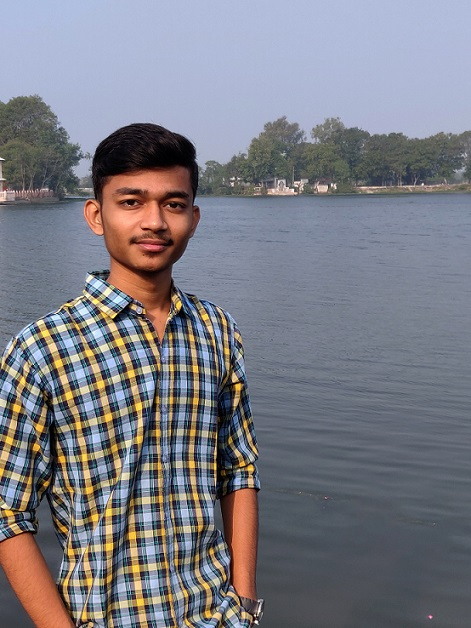
#> input picture Resources/2.jpg, 471 x 628 px, given in place of the camera
$ python virtual_paint_pro1.py
#> lines starting #> are read from the running program, lines starting #| are printed output that depends on the picture; after the words box and inside, x2 and y2 are one past the last pixel; in counts of white or black regions, pixels touching at a corner belong together
import cv2
import numpy as np

frame_w = 640
frame_h = 480
cap = cv2.VideoCapture(0)
cap.set(3, frame_w)
cap.set(4, frame_h)
cap.set(10, 150)

# [48, 114, 129, 116, 255, 208], blue, 12 136 106 21 255 255
myColors = [[12, 136, 106, 21, 255, 255],
            [57, 53, 44, 84, 255, 255], [107, 43, 60, 131, 162, 255]]

# color values in BGR
mycolorvalue = [[3, 190, 252],
                [0, 184, 9],
                [176, 26, 134]]

mypoints = []  # [x, y, colorID]


def findColor(img, myColors, mycolorvalue):
    imgHSV = cv2.cvtColor(img, cv2.COLOR_BGR2HSV)
    count = 0  # it is for diff color for diff markers
    newpoints = []  # to get the points x,y according to contours
    for color in myColors:
        lower = np.array(color[0:3])
        upper = np.array(color[3:6])
        mask = cv2.inRange(imgHSV, lower, upper)
        x, y = getContours(mask)
        # cv2.circle(imgresult, (x, y), 10, mycolorvalue[count], cv2.FILLED)
        if x != 0 and y != 0:
            newpoints.append([x, y, count])
        count += 1
        # cv2.imshow(str(color[0]),mask)
    return newpoints


def getContours(img):
    contours, heirarchy = cv2.findContours(img, cv2.RETR_EXTERNAL, cv2.CHAIN_APPROX_NONE)
    x, y, w, h = 0, 0, 0, 0  # If contours is not found then all points will be 0
    for cnt in contours:
        area = cv2.contourArea(cnt)
        if area > 500:
            # cv2.drawContours(imgresult, cnt, -1, (255, 0, 0), 3)
            peri = cv2.arcLength(cnt, True)
            approx = cv2.approxPolyDP(cnt, 0.02 * peri, True)
            x, y, w, h = cv2.boundingRect(approx)
    # We want to drw from tip or center
    return x + w // 2, y


def drawOnCanvas(mypoints, mycolorvalue):
    for point in mypoints:
        cv2.circle(imgresult, (point[0], point[1]), 10, mycolorvalue[point[2]],
                   cv2.FILLED)  # draw circles according to values of mypoints


while True:
    success, img = cap.read()
#> img is the input picture: shape (628, 471, 3); mean B, G, R 132.3, 123.7, 123.6
    imgresult = img.copy()
    newpoints = findColor(img, myColors, mycolorvalue)
#> in findColor, `imgHSV = cv2.cvtColor(img, cv2.COLOR_BGR2HSV)`: imgHSV: shape (628, 471, 3); mean H, S, V 93.2, 59.7, 144.3
#> the loop in findColor, `for color in myColors:` made 3 passes
#> x on passes 1, 3: 0, 235
#> (contours in getContours, x) on pass 2: (50 contours, all with area under 20, 0)
#> pass 1, in findColor, `mask = cv2.inRange(imgHSV, lower, upper)`:
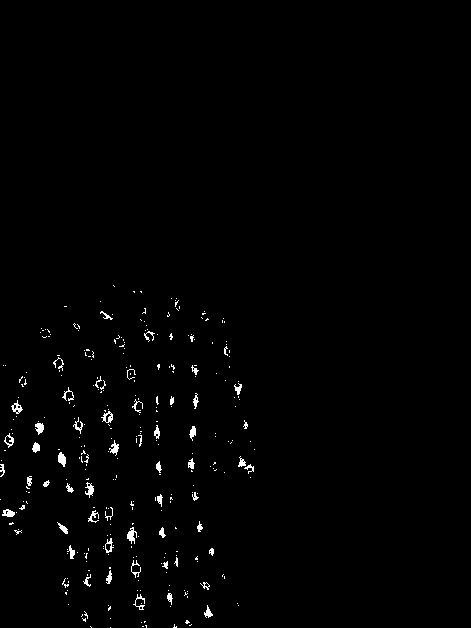
#> mask: shape (628, 471); 1.1% white in thin lines or dots, all inside (x1, y1, x2, y2) = (0, 285, 255, 628)
#> pass 2, in findColor, `mask = cv2.inRange(imgHSV, lower, upper)`:
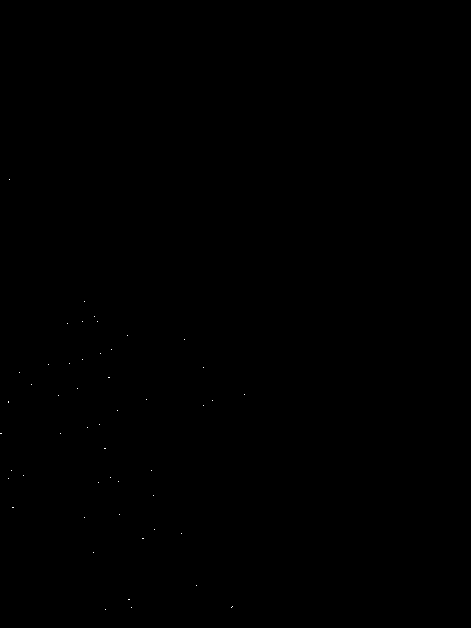
#> mask: shape (628, 471); 0.02% white in thin lines or dots, all inside (x1, y1, x2, y2) = (0, 179, 245, 610)
#> pass 3, in findColor, `mask = cv2.inRange(imgHSV, lower, upper)`:
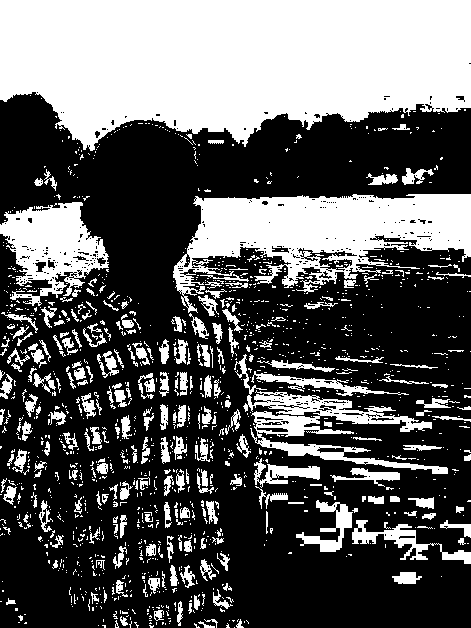
#> mask: shape (628, 471); 37.5% white; 1388 white regions (1147 under 20 px), largest, box (x1, y1, x2, y2) and area: (0, 0, 471, 151) 56355, (173, 194, 471, 313) 17443, (0, 202, 109, 306) 6042
#> after the loop in findColor, `for color in myColors:`: count = 3; newpoints = []
#> newpoints = []
    if len(newpoints) != 0:
        for newp in newpoints:
            mypoints.append(newp)  # adding points int the mypoints
    if len(mypoints) != 0:
        drawOnCanvas(mypoints, mycolorvalue)
    cv2.imshow("Result", imgresult)
    if cv2.waitKey(1) & 0xFF == ord('q'):
#> (key q is pressed here)
        break

$ run again, on Resources/face.jpg
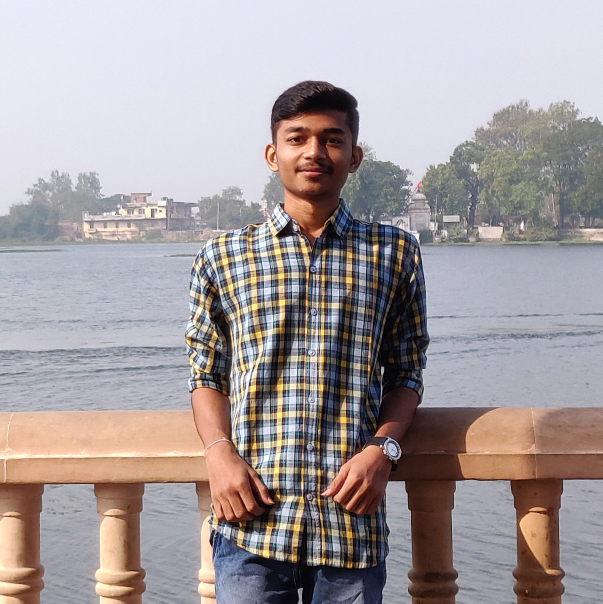
#> input picture Resources/face.jpg, 1206 x 1207 px, given in place of the camera (shown at 1/2 size)
#> img is the input picture: shape (1207, 1206, 3); mean B, G, R 159.1, 157.4, 165.9
#> imgHSV: shape (1207, 1206, 3); mean H, S, V 88.5, 46.5, 174.8
#> the loop in findColor, `for color in myColors:` made 3 passes
#> (x, y) on passes 1, 3: (0, 0), (687, 411)
#> pass 1, in findColor, `mask = cv2.inRange(imgHSV, lower, upper)`:
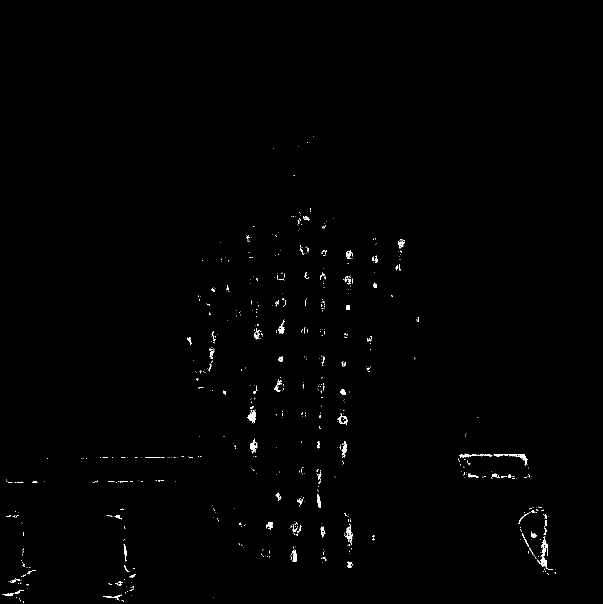
#> mask: shape (1207, 1206) (shown at 1/2 size); 0.49% white in thin lines or dots, all inside (x1, y1, x2, y2) = (5, 272, 1112, 1206)
#> pass 3, in findColor, `mask = cv2.inRange(imgHSV, lower, upper)`:
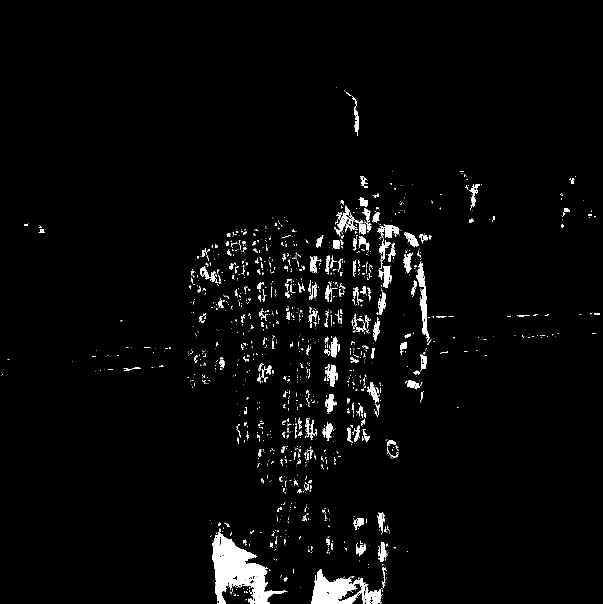
#> mask: shape (1207, 1206) (shown at 1/2 size); 2.7% white; 1635 white regions (1400 under 20 px), largest, box (x1, y1, x2, y2) and area: (424, 1064, 575, 1207) 8987, (622, 1139, 763, 1207) 4777, (833, 523, 859, 684) 1343
#> after the loop in findColor, `for color in myColors:`: count = 3; newpoints = [[687, 411, 2]]
#> the loop `for newp in newpoints:` made 1 pass
#> the loop in drawOnCanvas, `for point in mypoints:` made 1 pass
